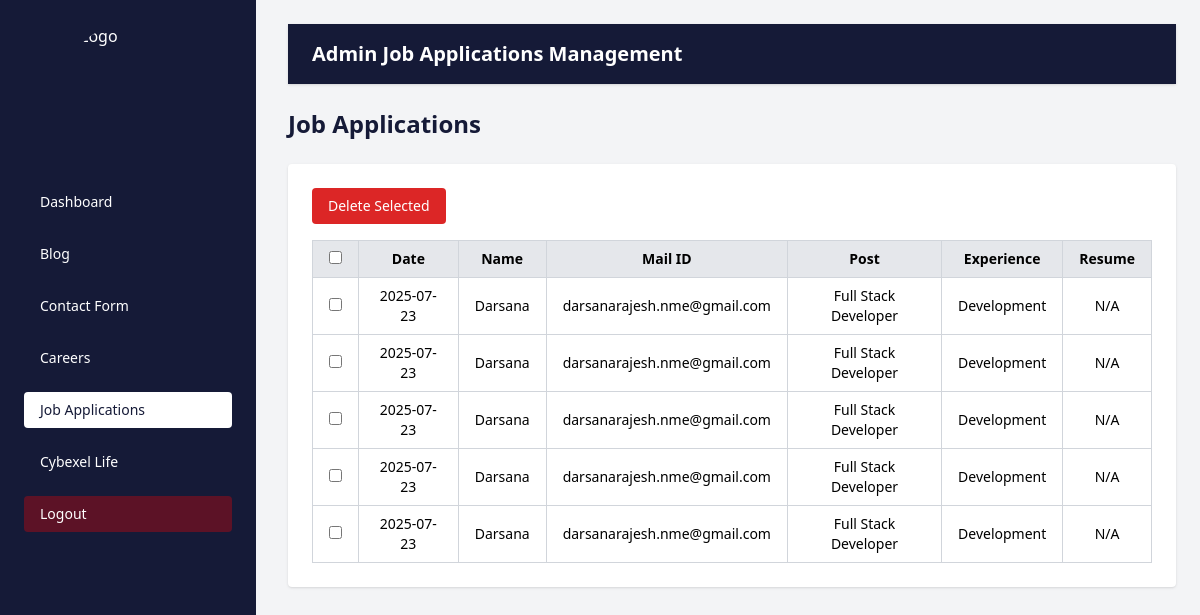
/admin_job_applications/ (signed in), run on the app's committed database.
### cybexelapp/models.py (models this page shows, shortened)
class JobApplication(models.Model):
    department = models.ForeignKey(Department, on_delete=models.SET_NULL, null=True)
    position = models.CharField(max_length=255)
    label = models.CharField(max_length=255)
    name = models.CharField(max_length=255)
    email = models.EmailField()
    cover_letter = models.TextField(blank=True)
    resume = models.FileField(upload_to='resumes/', blank=True)
    submitted_at = models.DateTimeField(auto_now_add=True)

class Department(models.Model):
    name = models.CharField(max_length=100, unique=True)

### cybexelapp/views.py (the view)
# urls.py: path('admin_job_applications/', views.admin_job_applications, name='admin_job_applications'),
@never_cache
@login_required(login_url='admin_login')
def admin_job_applications(request):
    applications = JobApplication.objects.all().order_by('-submitted_at')
    return render(request, 'admin_job_applications.html', {'applications': applications})

### cybexelapp/templates/admin_job_applications.html (shortened to what this page needs)
{% load static %}
<!DOCTYPE html>
<html lang="en">
<head>
    <script src="https://cdn.tailwindcss.com"></script>
</head>
<body class="bg-gray-100">
    <div class="flex h-screen">
           <aside class="w-64 bg-[#151a37] text-white p-6 fixed h-screen">
      <div class="flex items-center justify-center mb-8">
        <img src="{% static 'images/logo1.png' %}" alt="Logo" class="w-32 h-32 object-contain rounded-full">
      </div>
      <nav>
        <ul class="space-y-4 text-sm">
           <li>
            <a href="{% url 'admin_dashboard' %}" class="block py-2 px-4 rounded hover:bg-white hover:text-[#151a37]">
              Dashboard
            </a>
          </li>
          <li>
            <a href="{% url 'admin_blog' %}" class="block py-2 px-4 rounded hover:bg-white hover:text-[#151a37]">
              Blog
            </a>
          </li>
          <li>
            <a href="{% url 'admin_contact' %}" class="block py-2 px-4 rounded hover:bg-white hover:text-[#151a37]">
              Contact Form
            </a>
          </li>
          <li>
            <a href="{% url 'admin_careers' %}" class="block py-2 px-4 rounded hover:bg-white hover:text-[#151a37]">
              Careers
            </a>
          </li>
          <li>
            <a href="{% url 'admin_job_applications' %}" class="block py-2 px-4 rounded bg-white text-[#151a37]">
              Job Applications
            </a>
          </li>
          <li>
            <a href="{% url 'admin_cybexelife' %}" class="block py-2 px-4 rounded hover:bg-white hover:text-[#151a37]">
              Cybexel Life
            </a>
          </li>
          <li>
  <a href="{% url 'logout' %}" class="block py-2 px-4 rounded bg-[red]/30 text-white">
    Logout
  </a>
</li>
        </ul>
      </nav>
    </aside>
          <div class="flex-1 p-6 pl-[18rem]">
            <div class="w-full bg-[#151a37] text-white py-4 px-6 r shadow mb-6">
    <h2 class="text-xl font-semibold">Admin Job Applications Management</h2>
  </div>
  <h1 class="text-2xl font-semibold text-[#151a37] mb-6">Job Applications</h1>
 <form method="POST" action="{% url 'bulk_delete_job_applications' %}">
  <div class="bg-white p-6 rounded shadow overflow-x-auto">
    <div class="mb-4">
      <button type="submit" onclick="return confirm('Are you sure you want to delete selected applications?')"
              class="bg-red-600 hover:bg-red-700 text-white px-4 py-2 rounded text-sm">
        Delete Selected
      </button>
    </div>
    <table class="w-full border-collapse border border-gray-300 text-sm">
      <thead>
        <tr class="bg-gray-200 text-center">
          <th class="border border-gray-300 px-4 py-2">
            <input type="checkbox" id="select-all" />
          </th>
          <th class="border border-gray-300 px-4 py-2">Date</th>
          <th class="border border-gray-300 px-4 py-2">Name</th>
          <th class="border border-gray-300 px-4 py-2">Mail ID</th>
          <th class="border border-gray-300 px-4 py-2">Post</th>
          <th class="border border-gray-300 px-4 py-2">Experience</th>
          <th class="border border-gray-300 px-4 py-2">Resume</th>
        </tr>
      </thead>
      <tbody>
        {% for application in applications %}
        <tr class="text-center">
          <td class="border border-gray-300 px-4 py-2">
            <input type="checkbox" name="selected_ids" value="{{ application.id }}" />
          </td>
          <td class="border border-gray-300 px-4 py-2">{{ application.submitted_at|date:"Y-m-d" }}</td>
          <td class="border border-gray-300 px-4 py-2">{{ application.name }}</td>
          <td class="border border-gray-300 px-4 py-2">{{ application.email }}</td>
          <td class="border border-gray-300 px-4 py-2">{{ application.position }}</td>
          <td class="border border-gray-300 px-4 py-2">{{ application.department.name }}</td>
          <td class="border border-gray-300 px-4 py-2">
            {% if application.resume %}
              <a href="{{ application.resume.url }}" target="_blank" class="text-blue-600 hover:underline">Download</a>
            {% else %}
              N/A
            {% endif %}
          </td>
        </tr>
        {% empty %}
        <tr>
          <td colspan="9" class="text-center py-4">No applications yet.</td>
        </tr>
        {% endfor %}
      </tbody>
    </table>
  </div>
</form>
</div>
    </div>
</body>
</html>

### data on the page
JobApplication: submitted_at "2025-07-23", name "Darsana", email "darsanarajesh.nme@gmail.com", position "Full Stack Developer", department.name "Development", resume "N/A"
JobApplication: submitted_at "2025-07-23", name "Darsana", email "darsanarajesh.nme@gmail.com", position "Full Stack Developer", department.name "Development", resume "N/A"
JobApplication: submitted_at "2025-07-23", name "Darsana", email "darsanarajesh.nme@gmail.com", position "Full Stack Developer", department.name "Development", resume "N/A"
JobApplication: submitted_at "2025-07-23", name "Darsana", email "darsanarajesh.nme@gmail.com", position "Full Stack Developer", department.name "Development", resume "N/A"
JobApplication: submitted_at "2025-07-23", name "Darsana", email "darsanarajesh.nme@gmail.com", position "Full Stack Developer", department.name "Development", resume "N/A"
